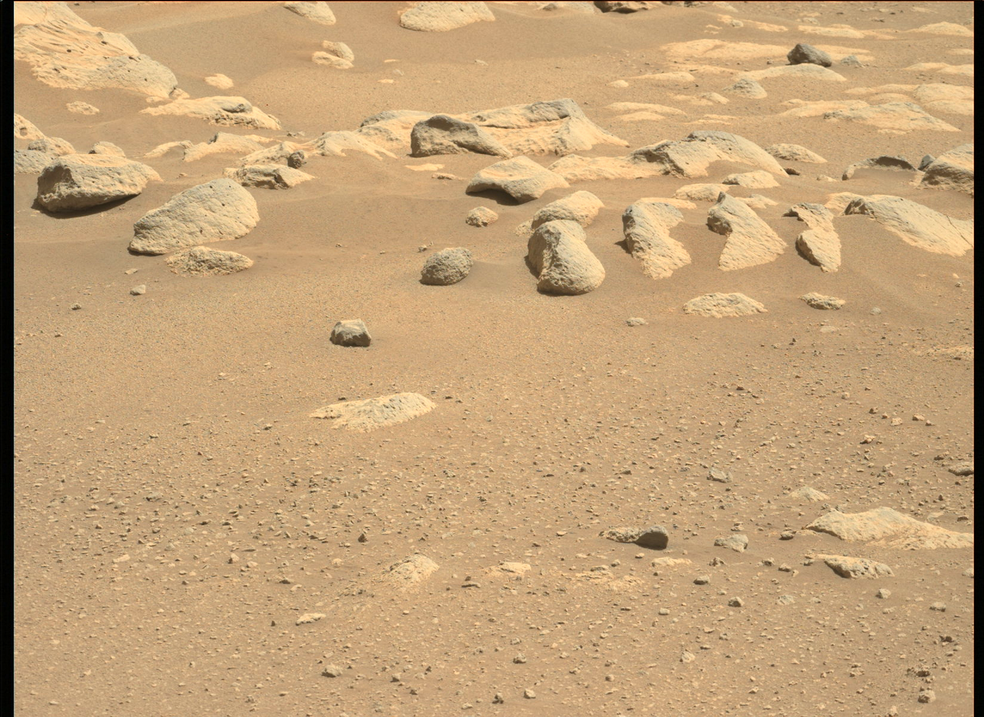
%> input picture perserverance/scripts/Calibrated_ReoncMat/Reconstruction Scripts/ZL0_0050_0671382043_081ECM_N0031950ZCAM08013_063085J01.png, 984 x 717 px, shrunk from 1648 x 1200 before the run
$ octave SFM_Trial.m   (GNU Octave 9; MATLAB toolbox functions it lacks are replaced by stand-ins)
%> lines starting %> are read from the running program, lines starting %| are printed output that depends on the picture
%%  SFM Trial
%% Read Image
left = imread('ZL0_0050_0671382043_081ECM_N0031950ZCAM08013_063085J01.png');
%> left is the input picture: size 717x984x3 uint8; mean R, G, B 196, 162.8, 120.7
right = imread('ZR0_0050_0671382043_081ECM_N0031950ZCAM08013_063085J01.png');
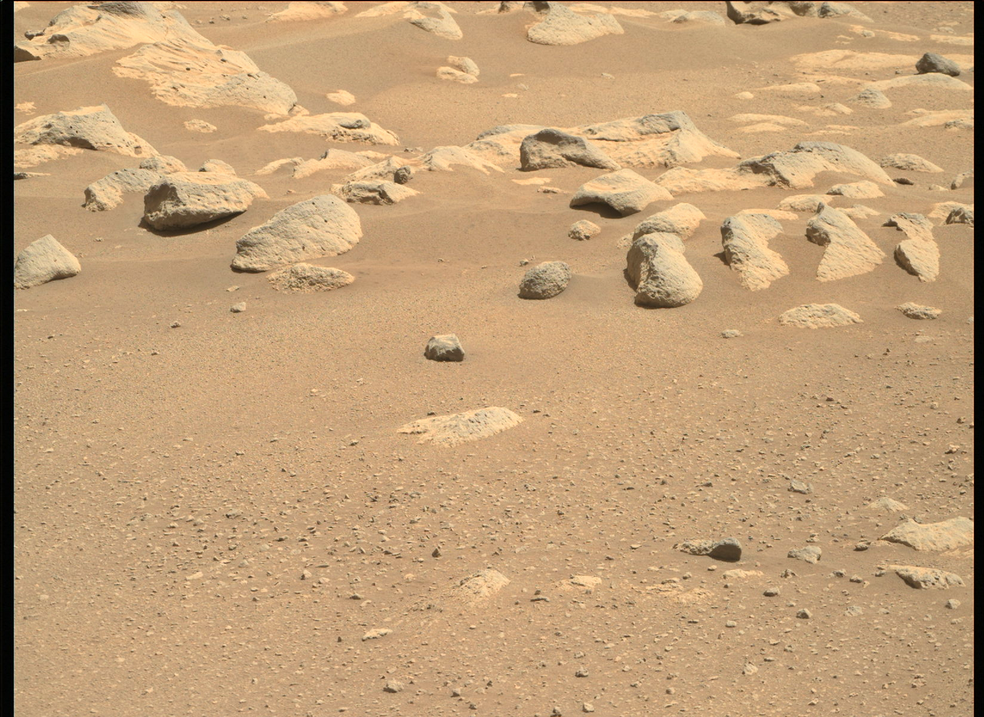
%> input picture perserverance/scripts/Calibrated_ReoncMat/Reconstruction Scripts/ZR0_0050_0671382043_081ECM_N0031950ZCAM08013_063085J01.png, 984 x 717 px, shrunk from 1648 x 1200 before the run
%> right is the input picture: size 717x984x3 uint8; mean R, G, B 195.1, 160.9, 120.7
%% %% Convert Image from RGB 2 Grayscale for the matching algorithm
ImL = im2double(left);
ImL = rgb2gray(ImL);
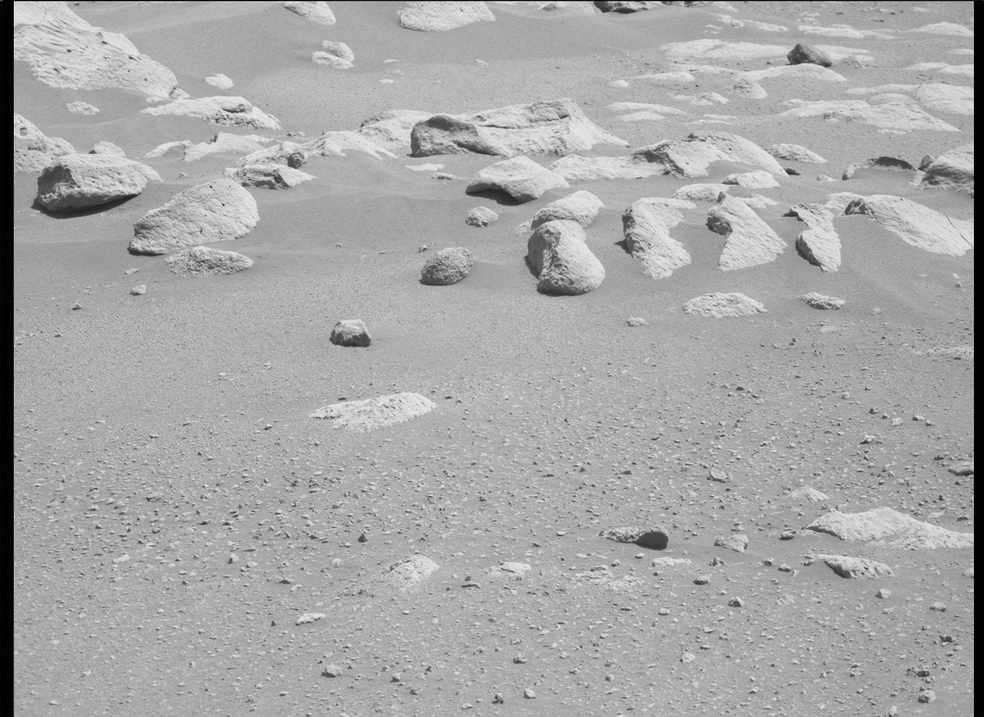
%> ImL: size 717x984 double; min 0, max 0.93, mean 0.659

ImR = im2double(right);
ImR = rgb2gray(ImR);
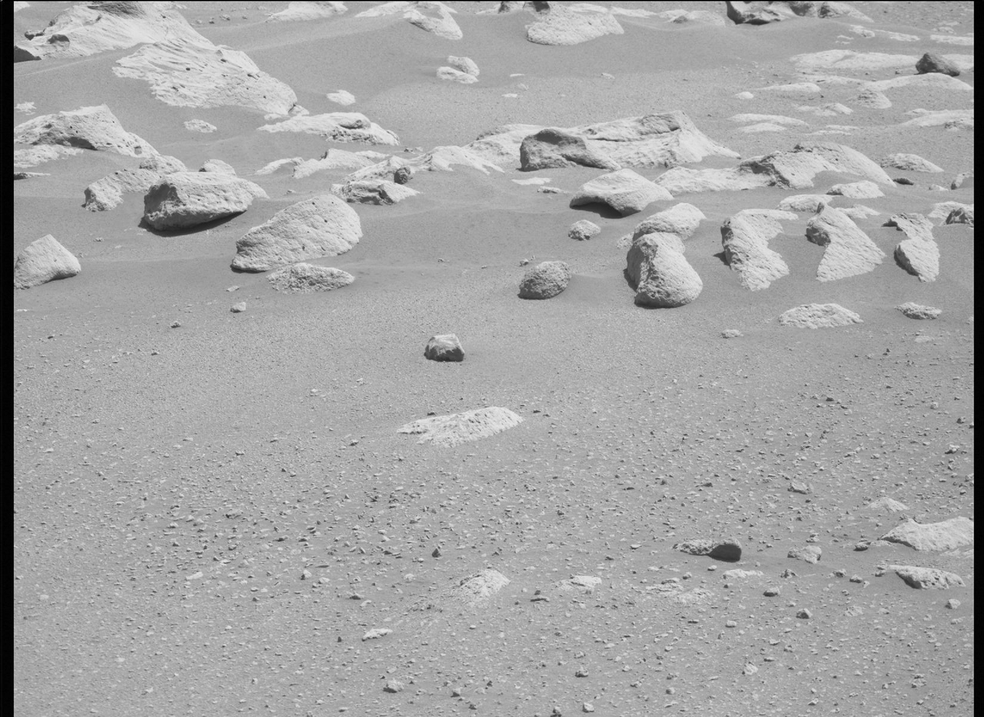
%> ImR: size 717x984 double; min 0, max 0.917, mean 0.653
 %% Load Computed Parameters
load('CameraParamsMastCam.mat');
load('stereoParamsM.mat');
%% detect MinEigen Features Algorithm
doEigen = true;
if doEigen
    roi = [30, 30, size(ImL, 2) - 30, size(ImL, 1) - 30];
%> roi = [30 30 954 687]
    imagePoints1 = detectMinEigenFeatures(im2gray(ImL), 'ROI', roi, ...
        'MinQuality', 0.001);
%> imagePoints1 = 13108 points; strongest (x, y): (973, 475), (224, 206), (972, 471), (322, 662), (68, 51)
%% Creating a tracker point in image SFM
%> (the run ends here)
